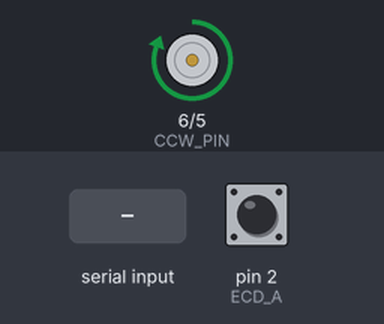
Simulated run of this sketch. Board: Arduino Uno, built with avr-gcc and run on an emulated ATmega328P. Shown: motor-driver pin pairs drawn as motors (green arrow = first pin HIGH = forward, orange = second pin HIGH = backward, longer = more drive). Inputs (shaded band) come from the test bench; at power-on: pin 2 (ECD_A) HIGH. What the sketch prints to the serial monitor is not drawn.

Above: at 1.2 s.
1.3 s: "5\n" received over Serial
3.3 s: "30,150\n" received over Serial
Timing chart, 0 to 6.3 s (numbered marks = the images above; inputs shaded):
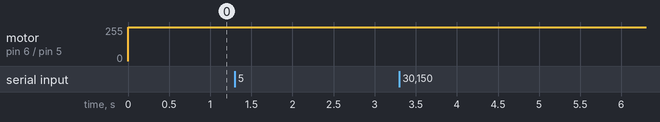

The sketch:

control_motor.ino
```cpp
#define CW_PIN 5
#define CCW_PIN 6

#define ECD_A 2
#define ECD_B 4
int32_t curPos = 0, desPos = 200, err = 0;
uint32_t preTime = 0;
void pwmMotor(float value)
{
  value = constrain(value, -255.0, 255.0);
  if (value > 0)
  {
    analogWrite(CW_PIN, 0);
    analogWrite(CCW_PIN, value);
  }
  else
  {
    analogWrite(CCW_PIN, 0);
    analogWrite(CW_PIN, - value);
  }
}
float partP(float err, float p)
{
  return err * p;
}
float partD(float err, float d)
{
  static float preErr;
  uint32_t preTime = 0;
  float dErr, ret;


  dErr = err - preErr;
  preErr = err;
  ret = dErr * d / float(millis() - preTime);
  preTime = millis();


  return ret;
}
float partI(float err, float i)
{
  static float sum;
  float ret;
  static uint32_t preTime = 0;

  if (abs(err) < 20) // các bạn có thể giới hạn khâu I bằng cách này.
    sum += err;
  ret = sum * i * float(millis() - preTime);
  preTime = millis();
//  ret = constrain(ret, -150.0, 150.0); các bạn có thể giới hạn khâu I bằng cách này cũng được.

  return ret;
}
void setup() {
  // put your setup code here, to run once:
  digitalWrite(ECD_A, HIGH);
  digitalWrite(ECD_B, HIGH);
  attachInterrupt(digitalPinToInterrupt(ECD_A), [] {
    if (digitalRead(ECD_B))
      curPos--;
    else
      curPos++;
  }, RISING);
  Serial.begin(9600);
  Serial.setTimeout(111);
//  preTime = millis();
}

void loop() {
  // put your main code here, to run repeatedly:
  if (Serial.available() > 0)
  {
    desPos = Serial.parseInt();
    Serial.readString();
  }
  err = desPos - curPos;
  pwmMotor(partP(err, 3) + partD(err, 400) + partI(err, .1));
  Serial.println(curPos);
//if(millis() - preTime > 5000)
//{
//  desPos+=500;
//  preTime = millis();
//}


}
```
